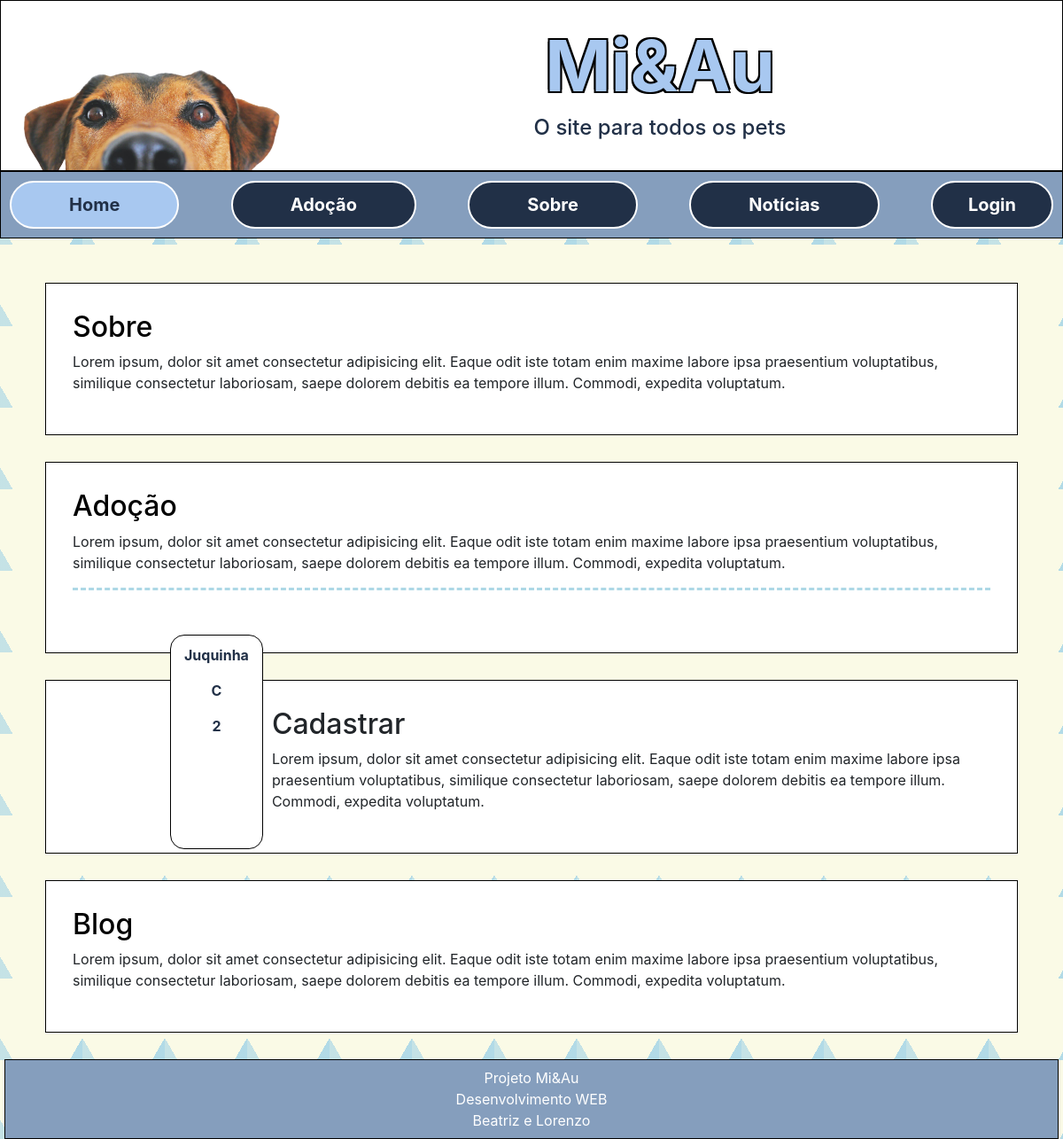
/, run on an earlier commit of the app's database.
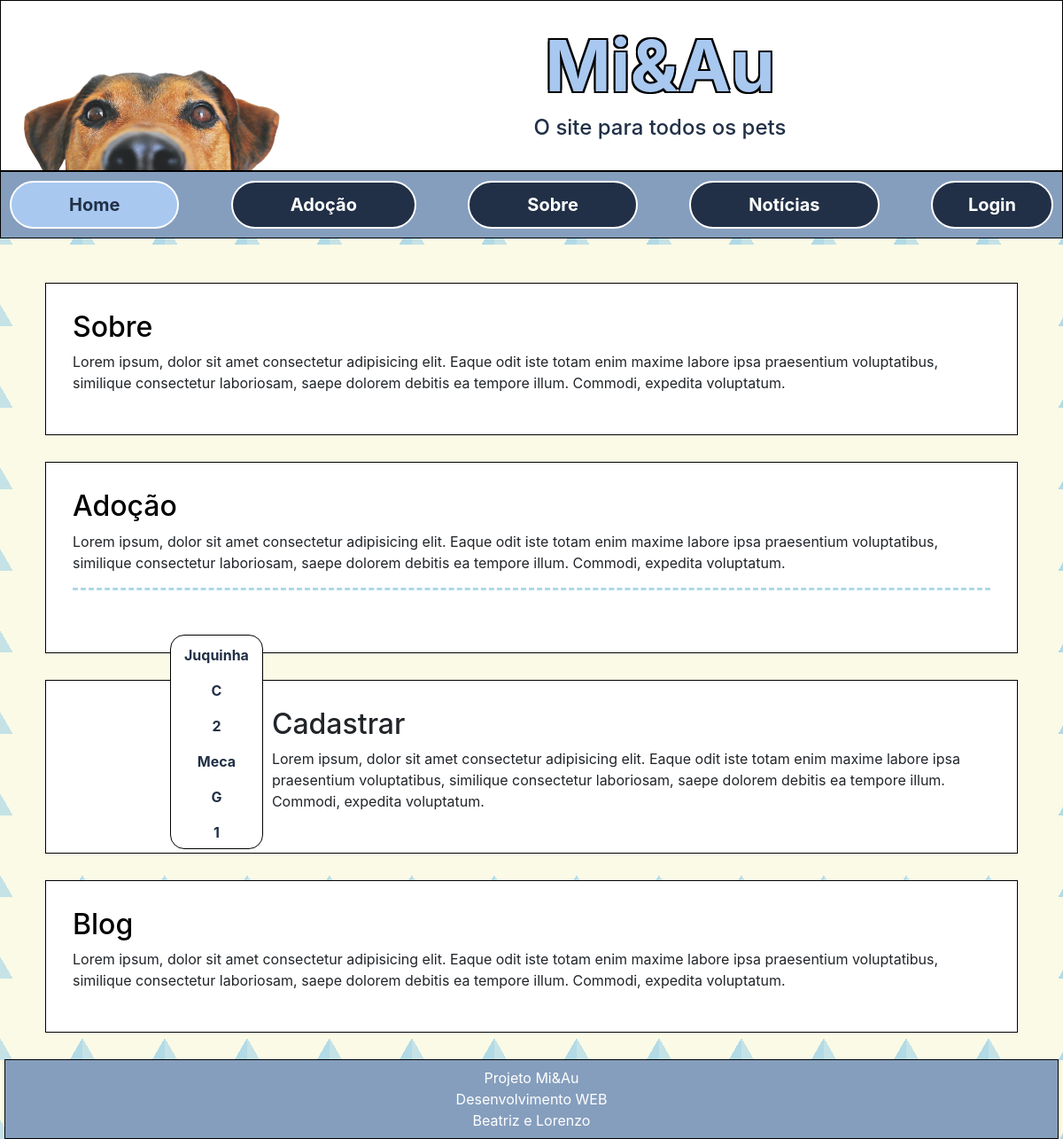
And on a later commit of the database.
### telainicial/models.py (models this page shows)
class Pets(models.Model):
    MF = [('M', 'Macho'), ('F', 'Fêmea')]
    Especies = [('Cão','Cão'), ('Gato','Gato')]
    Tamanhos = [('XP','Mini'),('P','Pequeno'),('M','Médio'),('G','Grande'),('XG','Extra Grande')]
    Castracao = [('S', 'Sim'), ('N', 'Não')]
    nome = models.CharField(max_length=100)
    idade = models.IntegerField(null=True)
    sexo = models.CharField(choices=MF, max_length=1)
    especie = models.CharField(choices=Especies, max_length=4)
    raca = models.CharField(max_length=30)
    porte = models.CharField(choices=Tamanhos, max_length=2)
    descricao = models.TextField()
    castrado = models.CharField(choices=Castracao, max_length=1)
    imagem = StdImageField('Imagem', upload_to=get_file_path, variations={'thumb': {'width': 480, 'height': 480, 'crop': True}})

### telainicial/views.py (the view)
# urls.py: path('', index),
def index(request):
    dados = {}
    search = request.GET.get('search')
    if search:
        dados['db'] = Pets.objects.filter(modelo__icontains=search)
    else:
        dados['db'] = Pets.objects.all()
    pets = Pets.objects.all()
    return render(request, 'index.html', {'pets': pets})

### telainicial/templates/index.html (shortened to what this page needs)
{% load static %}
<!DOCTYPE html>
<html lang="pt-br">
<head>
    <link rel="stylesheet" href="https://stackpath.bootstrapcdn.com/bootstrap/4.1.3/css/bootstrap.min.css">
    <link href="{% static 'style.css' %}" rel="stylesheet">
</head>
<body class="fundo">
    <header>
        <img id="banner" src="{% static 'images/h1.png' %}"/>
        <h1 id="titulo">Mi&Au</h1>
        <h4>O site para todos os pets</h4>
    </header>
    <div class="navbar">
        <a href="/" class="active">Home</a>
        <a href="/form">Adoção</a>
        <a href="/sobre">Sobre</a>
        <a href="/noticias">Notícias</a>
        <a href="accounts/login" class="right">Login</a>
    </div>
    <div class="content">
        <article>
            <a href="sobre"><h2>Sobre</h2></a>
            <p>Lorem ipsum, dolor sit amet consectetur adipisicing elit. Eaque odit iste totam enim maxime labore ipsa praesentium voluptatibus, similique consectetur laboriosam, saepe dolorem debitis ea tempore illum. Commodi, expedita voluptatum.</p>
        </article>
        <article>
            <a href="form"><h2>Adoção</h2></a>
            <p>Lorem ipsum, dolor sit amet consectetur adipisicing elit. Eaque odit iste totam enim maxime labore ipsa praesentium voluptatibus, similique consectetur laboriosam, saepe dolorem debitis ea tempore illum. Commodi, expedita voluptatum.</p>
            <hr><br><div class="lista-pets anunciados">
            <div class="anuncio">
                {% block content %}
                <div>
                {% for pet in pets %}
                    <div class="petname">
                        <p>{{ pet.nome}}</p>
                        <p>{{ pet.especie }}</p>
                        <p>{{ pet.idade }}<p>
                        </div>
                        {% endfor %}
                </div></div>
                {% endblock %}
            </div>
        </article>
        <article>
            <h2>Cadastrar</h2>
            <p>Lorem ipsum, dolor sit amet consectetur adipisicing elit. Eaque odit iste totam enim maxime labore ipsa praesentium voluptatibus, similique consectetur laboriosam, saepe dolorem debitis ea tempore illum. Commodi, expedita voluptatum.</p>
        </article>
        <article>
            <a href="noticias"><h2>Blog</h2></a>
            <p>Lorem ipsum, dolor sit amet consectetur adipisicing elit. Eaque odit iste totam enim maxime labore ipsa praesentium voluptatibus, similique consectetur laboriosam, saepe dolorem debitis ea tempore illum. Commodi, expedita voluptatum.</p>
        </article>
    </div>
    <footer>
        Projeto Mi&Au
        <br>
        Desenvolvimento WEB
        <br>
        Beatriz e Lorenzo
    </footer>
</body>
</html>

What changed in the data, as far as the page shows it:
added Pets: nome "Meca", especie "G", idade "1"
